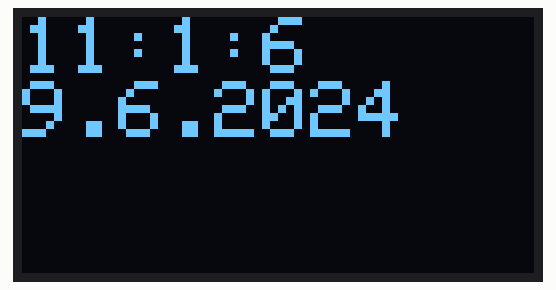
This sketch was run on a simulated Arduino Uno, built with avr-gcc and run on an emulated ATmega328P. On the bench: 128×64 one-colour display. The local clock reads 2024-03-15 10:24:30 at power-on unless the sketch sets it.

Above: at 0.1 s.
At 4.2 s:
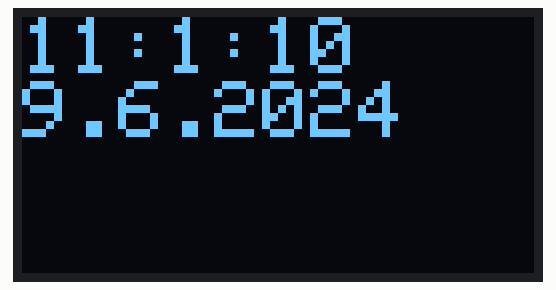
At 9.4 s:
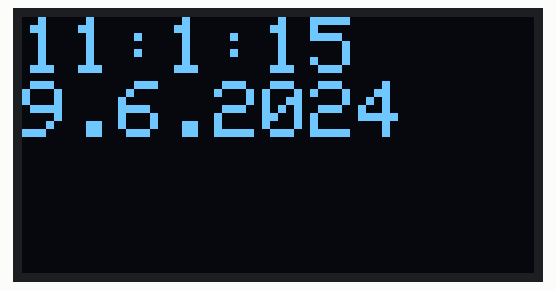
At 18.6 s:
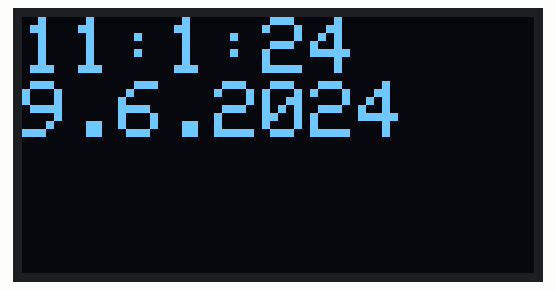
At 27.9 s:
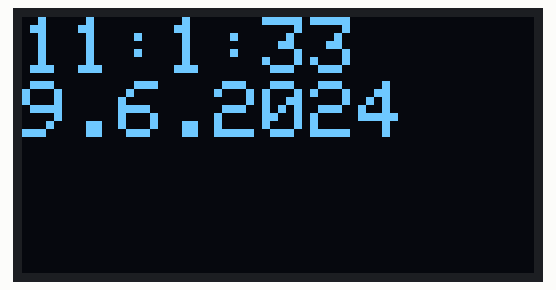
At 38.2 s:
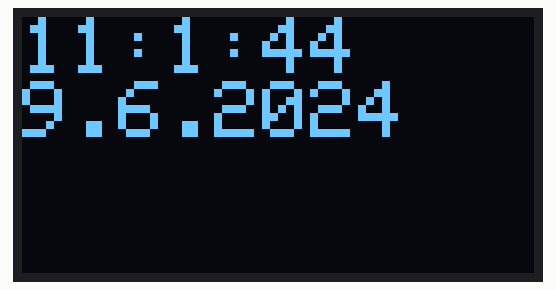

The sketch:

oled_display.ino
```cpp
#include <SPI.h>
#include <Wire.h>
#include <Adafruit_GFX.h>
#include <Adafruit_SSD1306.h>
#include <RTClib.h>

RTC_DS3231 td;

#define OLED_RESET 4
Adafruit_SSD1306 oled(OLED_RESET);

void setup() {
  td.begin();
  td.adjust(DateTime(2024, 6, 9, 11, 01, 6)); //comment after first uploading

  oled.begin(SSD1306_SWITCHCAPVCC, 0x3C);
  oled.setTextSize(2);
  oled.setTextColor(WHITE);
  oled.setCursor(0, 0);
  oled.clearDisplay();
}

void loop() {
  DateTime now = td.now();

  oled.clearDisplay();
  oled.setCursor(0, 0);
  oled.print(now.hour());
  oled.print(":");
  oled.print(now.minute());
  oled.print(":");
  oled.println(now.second());
  //oled.setCursor(0, 1);
  oled.print(now.day());
  oled.print(".");
  oled.print(now.month());
  oled.print(".");
  oled.print(now.year());
  oled.display();
  delay(1000);
}
```

Measured:
- what the display in image 1 shows lasts 1.0 s, from 4.2 s to 5.2 s
